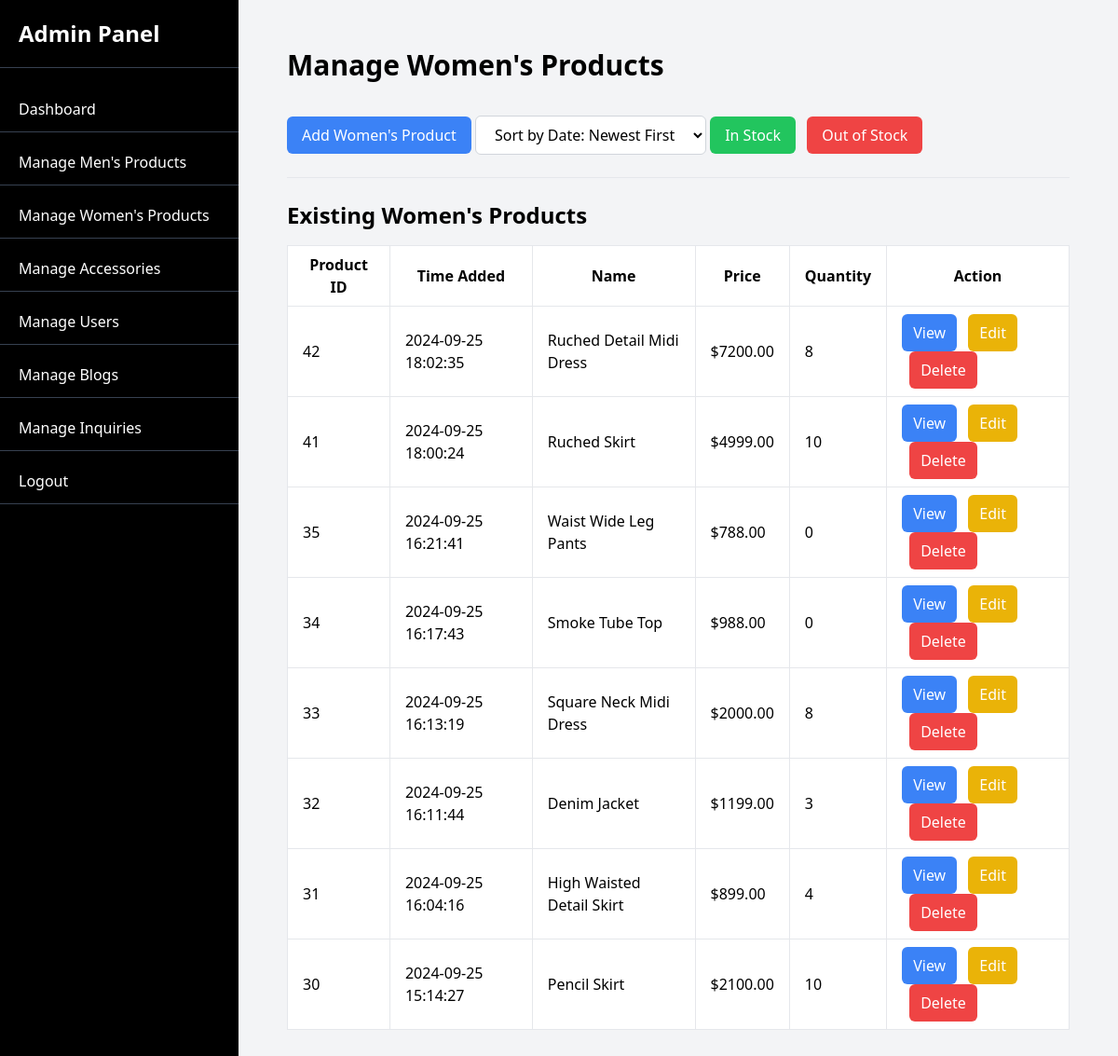
Page /public/admin/womens (signed in) on the committed database.
### tables this page shows
CREATE TABLE `products` (
  `id` int(11) NOT NULL,
  `name` varchar(255) NOT NULL,
  `category_id` int(11) NOT NULL,
  `price` decimal(10,2) NOT NULL,
  `description` text DEFAULT NULL,
  `image` varchar(255) NOT NULL,
  `created_at` timestamp NOT NULL DEFAULT current_timestamp(),
  `is_featured` tinyint(1) DEFAULT 0,
  `quantity` int(11) DEFAULT 0
);

### app/controllers/AdminController.php (called while the page is built, shortened)
<?php
class AdminController extends Controller {
    private function getSortedProducts($category) {
        $sortOption = isset($_GET['sort']) ? $_GET['sort'] : 'date_new';
        $stockFilter = isset($_GET['stock']) ? $_GET['stock'] : null;
        return $this->model('ProductModel')->getSortedProductsByCategory($category, $sortOption, $stockFilter);
    }
    public function womens() {
        $products = $this->getSortedProducts('womens');
        $this->renderView('admin/womensProducts', ['products' => $products, 'sortOption' => isset($_GET['sort']) ? $_GET['sort'] : 'date_new']);
    }
}

### app/core/App.php (called while the page is built, shortened)
<?php
class App {
    protected $method = 'index';
    public function __construct() {
        $url = $this->parseUrl();
        if (isset($url[0]) && strtolower($url[0]) == 'admin') {
            if (isset($url[1])) {
                switch (strtolower($url[1])) {
                    default:
                        $this->method = 'dashboard';
                        break;
                }
            } else {
                $this->controller = 'AdminController';
                $this->method = 'dashboard';
            }
        }
        $this->controller = new $this->controller;
        if (isset($url[1]) && method_exists($this->controller, $url[1])) {
            $this->method = $url[1];
            unset($url[1]);
        }
        $this->params = $url ? array_values($url) : [];
        call_user_func_array([$this->controller, $this->method], $this->params);
    }
    public function parseUrl() {
        if (isset($_GET['url'])) {
            return explode('/', filter_var(rtrim($_GET['url'], '/'), FILTER_SANITIZE_URL));
        }
        return [];
    }
}

### public/index.php (called while the page is built, shortened)
<?php
require_once '../app/core/Database.php';
require_once '../app/core/Controller.php';
require_once '../app/core/App.php';
$app = new App();

### app/core/Database.php (called while the page is built, shortened)
<?php
class Database {
    private $host = DB_HOST;
    private $user = DB_USER;
    private $pass = DB_PASS;
    private $dbname = DB_NAME;
    private $dbh;
    private $stmt;
    public function __construct() {
        $dsn = 'mysql:host=' . $this->host . ';dbname=' . $this->dbname;
        $options = [
            PDO::ATTR_PERSISTENT => true,
            PDO::ATTR_ERRMODE => PDO::ERRMODE_EXCEPTION
        ];
        try {
            $this->dbh = new PDO($dsn, $this->user, $this->pass, $options);
        } catch (PDOException $e) {
            echo 'Connection failed: ' . $e->getMessage();
        }
    }
    public function query($sql) {
        $this->stmt = $this->dbh->prepare($sql);
    }
    public function bind($param, $value, $type = null) {
        if (is_null($type)) {
            switch (true) {
                default:
                    $type = PDO::PARAM_STR;
            }
        }
        $this->stmt->bindValue($param, $value, $type);
    }
    public function execute() {
        return $this->stmt->execute();
    }
    public function resultSet() {
        $this->execute();
        return $this->stmt->fetchAll(PDO::FETCH_ASSOC);
    }
}

### app/models/ProductModel.php (called while the page is built, shortened)
<?php
class ProductModel {
    private $db;
    public function __construct() {
        $this->db = new Database();
    }
    public function getSortedProductsByCategory($category, $sortOption, $stockFilter = null) {
        $query = 'SELECT * FROM products WHERE category_id = (SELECT id FROM categories WHERE name = :category)';
        switch ($sortOption) {
            case 'date_new':
                $query .= ' ORDER BY created_at DESC';
                break;
        }
        $this->db->query($query);
        $this->db->bind(':category', $category);
        return $this->db->resultSet();
    }
}

### app/views/admin/womensProducts.php (the view, shortened to what this page needs)
<div>
    <div id="main-content" class="container mx-auto p-5">
        <h1 class="text-3xl font-bold mb-5">Manage Women's Products</h1>
        <button id="showAddProductForm" class="bg-blue-500 text-white px-4 py-2 rounded-md">Add Women's Product</button>
        <select id="sortProducts" class="bg-white border border-gray-300 px-4 py-2 rounded-md mt-4">
            <option value="date_new" <?= isset($data['sortOption']) && $data['sortOption'] == 'date_new' ? 'selected' : '' ?>>Sort by Date: Newest First</option>
        </select>
        <button id="filterInStock" class="bg-green-500 text-white px-4 py-2 rounded-md">In Stock</button>
        <button id="filterOutOfStock" class="bg-red-500 text-white px-4 py-2 rounded-md ml-2">Out of Stock</button>
        <hr class="my-6">
        <h2 class="text-2xl font-bold mb-4">Existing Women's Products</h2>
        <div class="overflow-x-auto">
            <table class="min-w-full bg-white border border-gray-200">
                <thead>
                    <tr>
                        <th class="px-4 py-2 border">Product ID</th>
                        <th class="px-4 py-2 border">Time Added</th>
                        <th class="px-4 py-2 border">Name</th>
                        <th class="px-4 py-2 border">Price</th>
                        <th class="px-4 py-2 border">Quantity</th>
                        <th class="px-4 py-2 border">Action</th>
                    </tr>
                </thead>
                <tbody>
                    <?php if (!empty($data['products'])): ?>
                        <?php foreach ($data['products'] as $product): ?>
                            <tr id="product-<?= $product['id'] ?>">
                                <td class="border px-4 py-2"><?= $product['id'] ?></td>
                                <td class="border px-4 py-2"><?= $product['created_at'] ?></td>
                                <td class="border px-4 py-2"><?= htmlspecialchars($product['name']) ?></td>
                                <td class="border px-4 py-2">$<?= htmlspecialchars($product['price']) ?></td>
                                <td class="border px-4 py-2"><?= htmlspecialchars($product['quantity']) ?></td>
                                <td class="border px-4 py-2">
                                    <button class="view-product bg-blue-500 text-white px-3 py-2 rounded-md" data-id="<?= $product['id'] ?>">View</button>
                                    <button class="edit-product bg-yellow-500 text-white px-3 py-2 rounded-md ml-2" data-id="<?= $product['id'] ?>">Edit</button>
                                    <button class="delete-product bg-red-500 text-white px-3 py-2 rounded-md ml-2" data-id="<?= $product['id'] ?>">Delete</button>
                                </td>
                            </tr>
                        <?php endforeach; ?>
                    <?php else: ?>
                        <tr><td colspan="6" class="border px-4 py-2">No products found in this category.</td></tr>
                    <?php endif; ?>
                </tbody>
            </table>
        </div>
    </div>
</div>

### rows in the picture
products: id "42", created_at "2024-09-25 18:02:35", name "Ruched Detail Midi Dress", price "7200.00", quantity "8"
products: id "41", created_at "2024-09-25 18:00:24", name "Ruched Skirt", price "4999.00", quantity "10"
products: id "35", created_at "2024-09-25 16:21:41", name "Waist Wide Leg Pants", price "788.00", quantity "0"
products: id "34", created_at "2024-09-25 16:17:43", name "Smoke Tube Top", price "988.00", quantity "0"
products: id "33", created_at "2024-09-25 16:13:19", name "Square Neck Midi Dress", price "2000.00", quantity "8"
products: id "32", created_at "2024-09-25 16:11:44", name "Denim Jacket", price "1199.00", quantity "3"
products: id "31", created_at "2024-09-25 16:04:16", name "High Waisted Detail Skirt", price "899.00", quantity "4"
products: id "30", created_at "2024-09-25 15:14:27", name "Pencil Skirt", price "2100.00", quantity "10"
